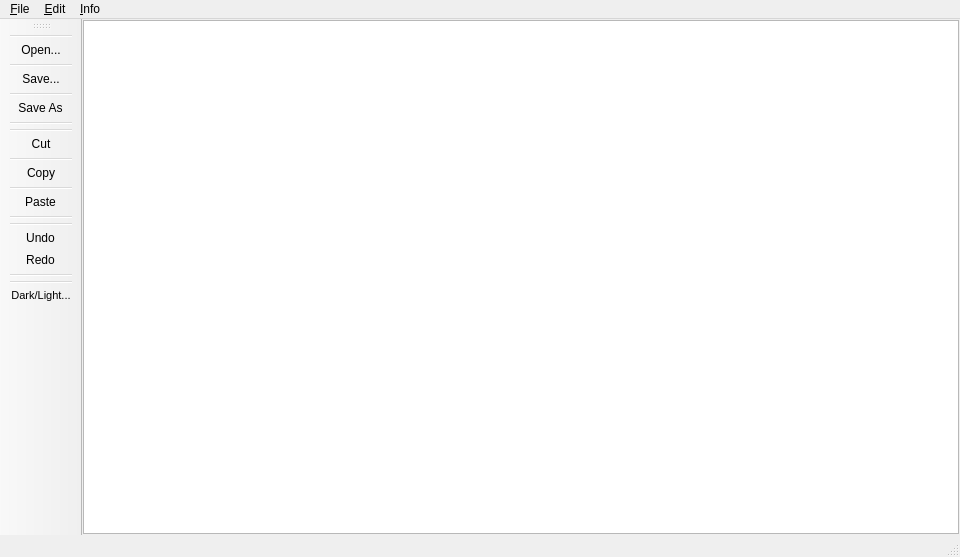
<?xml version="1.0" encoding="UTF-8"?>
<ui version="4.0">
 <class>MainWindow</class>
 <widget class="QMainWindow" name="MainWindow">
  <property name="geometry">
   <rect>
    <x>0</x>
    <y>0</y>
    <width>960</width>
    <height>557</height>
   </rect>
  </property>
  <property name="windowTitle">
   <string>MainWindow</string>
  </property>
  <widget class="QWidget" name="centralwidget">
   <layout class="QVBoxLayout" name="verticalLayout">
    <property name="leftMargin">
     <number>1</number>
    </property>
    <property name="topMargin">
     <number>1</number>
    </property>
    <property name="rightMargin">
     <number>1</number>
    </property>
    <property name="bottomMargin">
     <number>1</number>
    </property>
    <item>
     <widget class="QTextEdit" name="textEdit"/>
    </item>
   </layout>
  </widget>
  <widget class="QStatusBar" name="statusbar"/>
  <widget class="QMenuBar" name="menubar">
   <property name="geometry">
    <rect>
     <x>0</x>
     <y>0</y>
     <width>960</width>
     <height>26</height>
    </rect>
   </property>
   <widget class="QMenu" name="menu_File">
    <property name="title">
     <string>&amp;File</string>
    </property>
    <addaction name="actionOpen"/>
    <addaction name="actionSave_2"/>
    <addaction name="actionSaveAs_2"/>
    <addaction name="separator"/>
    <addaction name="actionExit"/>
   </widget>
   <widget class="QMenu" name="menu_Edit">
    <property name="title">
     <string>&amp;Edit</string>
    </property>
    <addaction name="actionCut_2"/>
    <addaction name="actionCopy_2"/>
    <addaction name="actionPaste_2"/>
    <addaction name="separator"/>
    <addaction name="actionUndo_2"/>
    <addaction name="actionRedo_2"/>
   </widget>
   <widget class="QMenu" name="menu_About">
    <property name="title">
     <string>&amp;Info</string>
    </property>
    <addaction name="actionAbout"/>
   </widget>
   <addaction name="menu_File"/>
   <addaction name="menu_Edit"/>
   <addaction name="menu_About"/>
  </widget>
  <widget class="QToolBar" name="toolBar">
   <property name="windowTitle">
    <string>toolBar</string>
   </property>
   <attribute name="toolBarArea">
    <enum>LeftToolBarArea</enum>
   </attribute>
   <attribute name="toolBarBreak">
    <bool>false</bool>
   </attribute>
   <addaction name="separator"/>
   <addaction name="action_Open"/>
   <addaction name="separator"/>
   <addaction name="actionSave"/>
   <addaction name="separator"/>
   <addaction name="actionSave_As"/>
   <addaction name="separator"/>
   <addaction name="separator"/>
   <addaction name="actionCut"/>
   <addaction name="separator"/>
   <addaction name="actionCopy"/>
   <addaction name="separator"/>
   <addaction name="actionPaste"/>
   <addaction name="separator"/>
   <addaction name="separator"/>
   <addaction name="actionUndo"/>
   <addaction name="actionRedo"/>
   <addaction name="separator"/>
   <addaction name="separator"/>
   <addaction name="actionDark_Light"/>
  </widget>
  <action name="action_Open">
   <property name="icon">
    <iconset resource="resources/toolbar_resources.qrc">
     <normaloff>:/tooldbar_images/open_light.svg</normaloff>
     <normalon>:/tooldbar_images/open_dark.svg</normalon>:/tooldbar_images/open_light.svg</iconset>
   </property>
   <property name="text">
    <string>Open</string>
   </property>
   <property name="iconText">
    <string>Open...</string>
   </property>
   <property name="toolTip">
    <string>Open an existing file</string>
   </property>
  </action>
  <action name="actionSave">
   <property name="icon">
    <iconset resource="resources/toolbar_resources.qrc">
     <normaloff>:/tooldbar_images/save_light.svg</normaloff>
     <normalon>:/tooldbar_images/save_dark.svg</normalon>:/tooldbar_images/save_light.svg</iconset>
   </property>
   <property name="text">
    <string>Save...</string>
   </property>
   <property name="iconText">
    <string>Save...</string>
   </property>
   <property name="toolTip">
    <string>Save the file on local disk</string>
   </property>
  </action>
  <action name="actionCut">
   <property name="icon">
    <iconset>
     <normalon>:/tooldbar_images/zcut.svg</normalon>
    </iconset>
   </property>
   <property name="text">
    <string>Cut...</string>
   </property>
   <property name="toolTip">
    <string>Cut the selected text</string>
   </property>
  </action>
  <action name="actionCopy">
   <property name="icon">
    <iconset resource="resources/toolbar_resources.qrc">
     <normaloff>:/tooldbar_images/copy_light.svg</normaloff>
     <normalon>:/tooldbar_images/copy_dark.svg</normalon>:/tooldbar_images/copy_light.svg</iconset>
   </property>
   <property name="text">
    <string>Copy...</string>
   </property>
   <property name="toolTip">
    <string>Copy the selected text</string>
   </property>
  </action>
  <action name="actionPaste">
   <property name="icon">
    <iconset resource="resources/toolbar_resources.qrc">
     <normaloff>:/tooldbar_images/paste_light.svg</normaloff>
     <normalon>:/tooldbar_images/paste_dark.svg</normalon>:/tooldbar_images/paste_light.svg</iconset>
   </property>
   <property name="text">
    <string>Paste...</string>
   </property>
   <property name="toolTip">
    <string>Paste text on the clipboard</string>
   </property>
  </action>
  <action name="actionUndo">
   <property name="icon">
    <iconset resource="resources/toolbar_resources.qrc">
     <normaloff>:/tooldbar_images/undo_light.svg</normaloff>
     <normalon>:/tooldbar_images/undo_dark.svg</normalon>:/tooldbar_images/undo_light.svg</iconset>
   </property>
   <property name="text">
    <string>Undo...</string>
   </property>
   <property name="toolTip">
    <string>Undo previous action</string>
   </property>
  </action>
  <action name="actionRedo">
   <property name="icon">
    <iconset resource="resources/toolbar_resources.qrc">
     <normaloff>:/tooldbar_images/redo_light.svg</normaloff>
     <normalon>:/tooldbar_images/redo_dark.svg</normalon>:/tooldbar_images/redo_light.svg</iconset>
   </property>
   <property name="text">
    <string>Redo...</string>
   </property>
   <property name="toolTip">
    <string>Redo the last undone action</string>
   </property>
  </action>
  <action name="actionDark_Light">
   <property name="checkable">
    <bool>true</bool>
   </property>
   <property name="icon">
    <iconset resource="resources/toolbar_resources.qrc">
     <normaloff>:/tooldbar_images/mode_light.png</normaloff>
     <normalon>:/tooldbar_images/mode_dark.png</normalon>:/tooldbar_images/mode_light.png</iconset>
   </property>
   <property name="text">
    <string>Dark Mode...</string>
   </property>
   <property name="iconText">
    <string>Dark/Light...</string>
   </property>
   <property name="toolTip">
    <string>Toggle between dark and light themes</string>
   </property>
   <property name="font">
    <font>
     <pointsize>8</pointsize>
     <underline>false</underline>
    </font>
   </property>
  </action>
  <action name="actionSaveAs_2">
   <property name="text">
    <string>S&amp;ave as...</string>
   </property>
  </action>
  <action name="actionOpen">
   <property name="text">
    <string>&amp;Open...</string>
   </property>
  </action>
  <action name="actionSave_2">
   <property name="text">
    <string>&amp;Save</string>
   </property>
  </action>
  <action name="actionExit">
   <property name="text">
    <string>E&amp;xit</string>
   </property>
  </action>
  <action name="actionCut_2">
   <property name="text">
    <string>Cu&amp;t</string>
   </property>
  </action>
  <action name="actionCopy_2">
   <property name="text">
    <string>&amp;Copy</string>
   </property>
  </action>
  <action name="actionPaste_2">
   <property name="text">
    <string>&amp;Paste</string>
   </property>
  </action>
  <action name="actionDelete">
   <property name="text">
    <string>Delete</string>
   </property>
  </action>
  <action name="actionFind">
   <property name="text">
    <string>Find</string>
   </property>
  </action>
  <action name="actionColored_text">
   <property name="text">
    <string>Colored text</string>
   </property>
  </action>
  <action name="actionAbout">
   <property name="icon">
    <iconset resource="resources/toolbar_resources.qrc">
     <normaloff>:/tooldbar_images/about_light.svg</normaloff>
     <normalon>:/tooldbar_images/about_dark.svg</normalon>:/tooldbar_images/about_light.svg</iconset>
   </property>
   <property name="text">
    <string>&amp;About QtPad</string>
   </property>
  </action>
  <action name="actionSave_As">
   <property name="icon">
    <iconset resource="resources/toolbar_resources.qrc">
     <normaloff>:/tooldbar_images/save_as.svg</normaloff>
     <normalon>:/tooldbar_images/saveas_dark.svg</normalon>:/tooldbar_images/save_as.svg</iconset>
   </property>
   <property name="text">
    <string>Save As...</string>
   </property>
   <property name="toolTip">
    <string>Save file as</string>
   </property>
  </action>
  <action name="actionUndo_2">
   <property name="text">
    <string>&amp;Undo</string>
   </property>
  </action>
  <action name="actionRedo_2">
   <property name="text">
    <string>&amp;Redo</string>
   </property>
  </action>
 </widget>
 <resources>
  <include location="resources/toolbar_resources.qrc"/>
 </resources>
 <connections/>
</ui>
